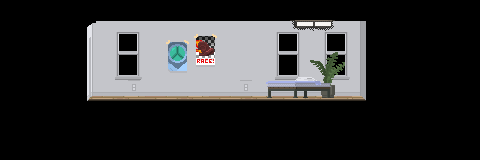

This is a level from a 2D game, rendered from its Tiled map with the project's own tilesets. A one-line summary and the map file follow, with tile-layer data summarised:
An orthogonal 30x10 tile map with 16x16 px tiles, 5 tile layers (bg1, bg2, ground, fg, ...), 2 tilesets and 3 objects (outside, Spawn, 31).

<map version="1.0" orientation="orthogonal" renderorder="right-down" width="30" height="10" tilewidth="16" tileheight="16" nextobjectid="32">
 <properties>
  <property name="ambient" value="INDOOR" />
  <property name="bgm" value="Disco Battle" />
 </properties>
 <tileset firstgid="1" name="indoors" tilewidth="16" tileheight="16">
  <image source="tilesets/indoors.png" width="960" height="771" />
 </tileset>
 <tileset firstgid="2881" name="tileset" tilewidth="16" tileheight="16">
  <image source="tilesets/housing.png" width="960" height="771" />
 </tileset>
 <layer name="bg1" width="30" height="10">
  <data>[300 cells, 94 non-empty, 41 distinct tile ids]</data>
 </layer>
 <layer name="bg2" width="30" height="10">
  <data>[300 cells, 0 non-empty, 0 distinct tile ids]</data>
 </layer>
 <layer name="ground" width="30" height="10">
  <data>[300 cells, 90 non-empty, 18 distinct tile ids]</data>
 </layer>
 <layer name="fg" width="30" height="10">
  <data>[300 cells, 12 non-empty, 12 distinct tile ids]</data>
 </layer>
 <layer name="objects" width="30" height="10">
  <data>[300 cells, 20 non-empty, 19 distinct tile ids]</data>
 </layer>
 <objectgroup name="entities">
  <properties>
   <property name="spawn" value="" />
  </properties>
  <object id="26" name="outside" x="88" y="40" width="12" height="56">
   <properties>
    <property name="ID" value="0" />
    <property name="next" value="room1_2" />
    <property name="nextWarp" value="1" />
    <property name="warp" value="" />
   </properties>
  </object>
  <object id="27" name="Spawn" x="102" y="80" width="16" height="16">
   <properties>
    <property name="spawn" value="" />
   </properties>
  </object>
  <object id="31" name="31" x="180" y="56" width="16" height="16">
   <properties>
    <property name="ID" value="-1" />
    <property name="entity" value="posters" />
    <property name="layer" value="back" />
    <property name="name" value="Poster" />
    <property name="script" value="posters" />
   </properties>
  </object>
 </objectgroup>
</map>
